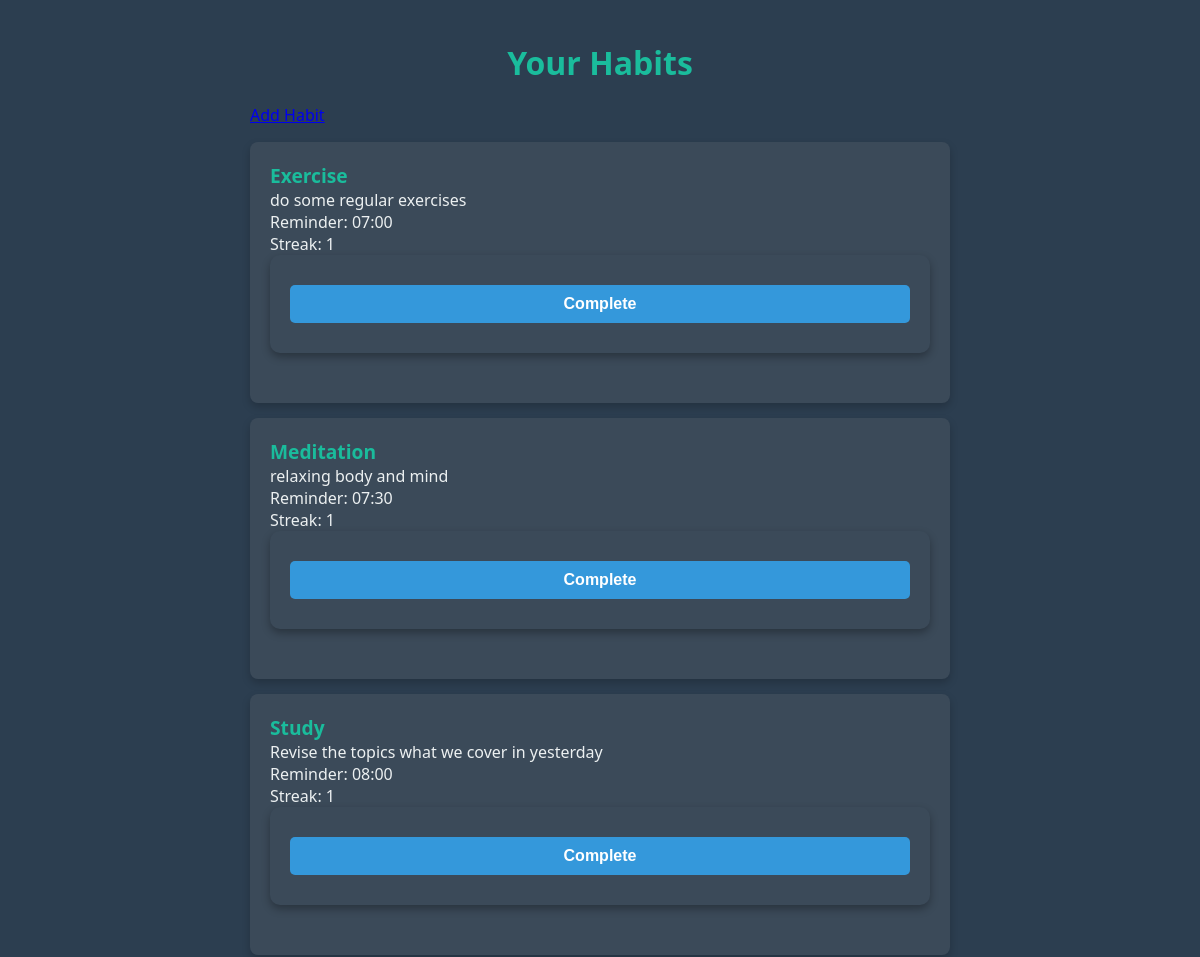
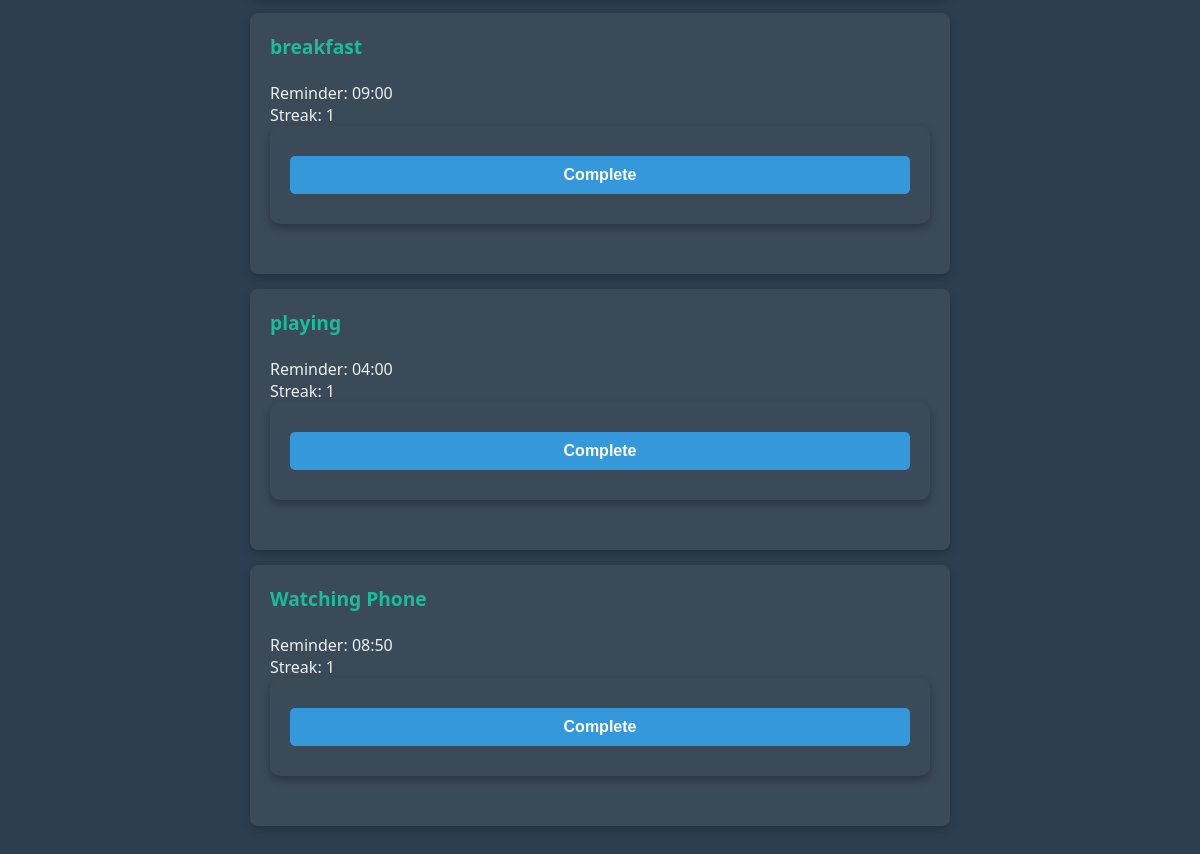
/view, run on the app's committed database (2 pictures, top to bottom).
### app.py (models this page shows)
class Habit(db.Model):
    id = db.Column(db.Integer, primary_key=True)
    name = db.Column(db.String(100), nullable=False)
    description = db.Column(db.String(200))
    reminder_time = db.Column(db.String(10))  # e.g., '07:00'

### app.py (the view)
@app.route('/view')
def view_habits():
    habits = Habit.query.all()
    streaks = {}
    today = date.today()
    for habit in habits:
        progresses = Progress.query.filter_by(habit_id=habit.id).all()
        dates = sorted([date.fromisoformat(p.date) for p in progresses], reverse=True)
        streak = 0
        current_date = today
        for d in dates:
            if d == current_date:
                streak += 1
                current_date -= timedelta(days=1)
            else:
                break
        streaks[habit.id] = streak
    return render_template('view_habits.html', habits=habits, streaks=streaks)

### templates/view_habits.html (shortened to what this page needs)
<!DOCTYPE html>
<html lang="en">
<head>
    <link rel="stylesheet" href="{{ url_for('static', filename='style.css') }}">
</head>
<body>
    <h1>Your Habits</h1>
    <div class="nav-links">
        <a href="{{ url_for('index') }}">Add Habit</a>
    </div>
    <ul>
        {% for habit in habits %}
            <li>
                <strong>{{ habit.name }}</strong><br>
                {{ habit.description }}<br>
                Reminder: {{ habit.reminder_time }}<br>
                Streak: {{ streaks.get(habit.id, 0) }}<br>
                <form action="{{ url_for('complete_habit', habit_id=habit.id) }}" method="POST">
                    <button type="submit">Complete</button>
                </form>
            </li>
        {% else %}
            <li>No habits added yet!</li>
        {% endfor %}
    </ul>
</body>
</html>

### static/style.css (style rules this page uses)
body { font-family: 'Segoe UI', Tahoma, Geneva, Verdana, sans-serif; background-color: #2c3e50; color: #ecf0f1; max-width: 700px; margin: auto; padding: 20px; }
h1 { text-align: center; color: #1abc9c; margin-bottom: 20px; }
form { background-color: #3b4a59; padding: 20px; border-radius: 10px; box-shadow: 0 4px 8px rgba(0, 0, 0, 0.3); margin-bottom: 30px; }
form input[type="text"], form input[type="time"], form button { width: 100%; padding: 12px 15px; margin: 10px 0; border: none; border-radius: 5px; font-size: 1em; }
form button { background-color: #1abc9c; color: #2c3e50; font-weight: bold; cursor: pointer; transition: background-color 0.3s ease; }
ul { list-style: none; padding: 0; }
ul li { background-color: #3b4a59; margin-bottom: 15px; padding: 20px; border-radius: 8px; box-shadow: 0 4px 8px rgba(0, 0, 0, 0.2); }
ul li strong { font-size: 1.2em; color: #1abc9c; }
ul li button { background-color: #3498db; color: white; border: none; padding: 10px 15px; border-radius: 5px; cursor: pointer; margin-top: 10px; }

### data on the page
Habit: name "Exercise", description "do some regular exercises", reminder_time "07:00", get "1"
Habit: name "Meditation", description "relaxing body and mind", reminder_time "07:30", get "1"
Habit: name "Study", description "Revise the topics what we cover in yesterday", reminder_time "08:00", get "1"
Habit: name "breakfast", reminder_time "09:00", get "1"
Habit: name "playing", reminder_time "04:00", get "1"
Habit: name "Watching Phone", reminder_time "08:50", get "1"
